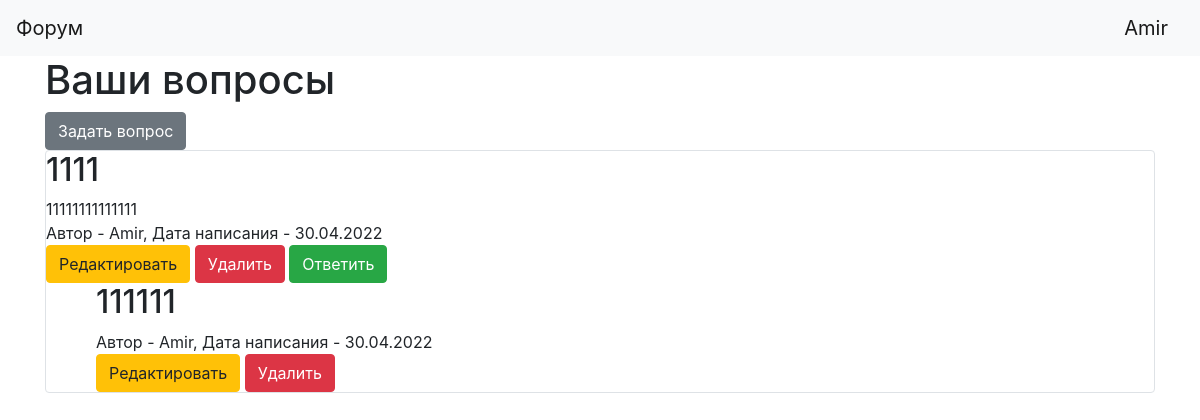
Page / (signed in) on the earlier database version.
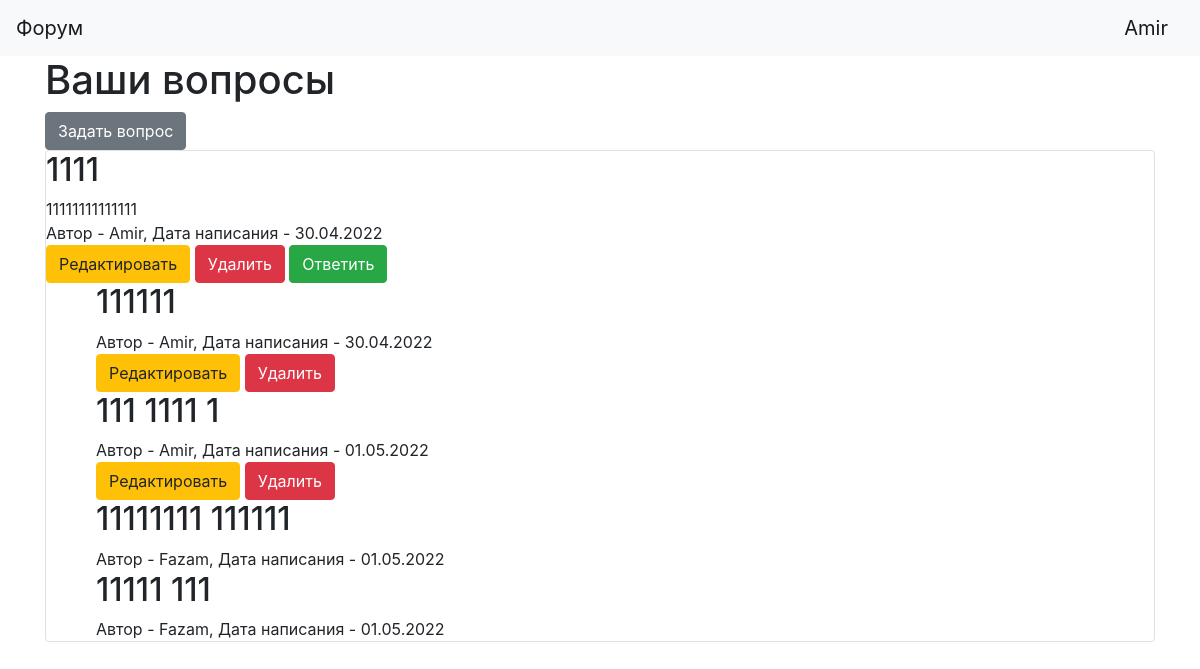
Same page on the later database version.
### data/question.py (models this page shows)
class Question(SqlAlchemyBase):
    __tablename__ = 'questions'
    id = sqlalchemy.Column(sqlalchemy.Integer,
                           primary_key=True, autoincrement=True)
    title = sqlalchemy.Column(sqlalchemy.String, nullable=True)
    content = sqlalchemy.Column(sqlalchemy.String, nullable=True)
    created_date = sqlalchemy.Column(sqlalchemy.String,
                                     default=datetime.datetime.now().strftime('%d.%m.%Y'))
    user_id = sqlalchemy.Column(sqlalchemy.Integer,
                                sqlalchemy.ForeignKey("users.id"))
    user = orm.relation('User')

### data/user.py (models this page shows, shortened)
class User(SqlAlchemyBase, UserMixin):
    __tablename__ = 'users'
    id = sqlalchemy.Column(sqlalchemy.Integer,
                           primary_key=True, autoincrement=True)
    name = sqlalchemy.Column(sqlalchemy.String, nullable=True)
    about = sqlalchemy.Column(sqlalchemy.String, nullable=True)
    email = sqlalchemy.Column(sqlalchemy.String,
                              index=True, unique=True, nullable=True)
    hashed_password = sqlalchemy.Column(sqlalchemy.String, nullable=True)
    created_date = sqlalchemy.Column(sqlalchemy.String,
                                     default=datetime.datetime.now().strftime('%d.%m.%Y'))
    questions = orm.relation("Question", back_populates='user')
    answers = orm.relation("Answer", back_populates='user')

### data/answer.py (models this page shows)
class Answer(SqlAlchemyBase):
    __tablename__ = 'answers'
    id = sqlalchemy.Column(sqlalchemy.Integer,
                           primary_key=True, autoincrement=True)
    content = sqlalchemy.Column(sqlalchemy.String, nullable=True)
    created_date = sqlalchemy.Column(sqlalchemy.String,
                                     default=datetime.datetime.now().strftime('%d.%m.%Y'))
    question_id = sqlalchemy.Column(sqlalchemy.Integer, sqlalchemy.ForeignKey("questions.id"))
    user_id = sqlalchemy.Column(sqlalchemy.Integer,
                                sqlalchemy.ForeignKey("users.id"))
    user = orm.relation('User')

### main.py (the view)
@app.route('/')
def index():
    db_sess = db_session.create_session()
    questions = []
    answers = []
    if current_user.is_authenticated:
        questions = db_sess.query(Question).filter(Question.user == current_user)
        for question in questions:
            answer = db_sess.query(Answer).filter(Answer.question_id == question.id)
            answers.append(answer)
    else:
        redirect('/login')
    return render_template('index.html', question=questions,
                           current_user=current_user, answers=answers,
                           title='Ваши вопросы')

### data/db_session.py (called while the page is built)
def create_session() -> Session:
    global __factory
    return __factory()

### main.py (called while the page is built)
@login_manager.user_loader
def load_user(user_id):
    db_sess = db_session.create_session()
    return db_sess.query(User).get(user_id)

### templates/index.html
{% extends "base.html" %}
{% block content %}
<h1>Ваши вопросы</h1>
{% if current_user.is_authenticated %}
    <a href="question" class="btn btn-secondary">Задать вопрос</a>
{% endif %}
{% for item in question%}
<div class="col-md6 border rounded">
    <h2>{{item.title}}</h2>
    <div>
        {{item.content}}
    </div>
    <div>
        Автор - {{item.user.name}}, Дата написания - {{item.created_date}}
    </div>
    {% if current_user.is_authenticated and current_user == item.user %}
        <div>
            <a href="/question/{{ item.id }}" class="btn btn-warning">
                Редактировать
            </a>
            <a href="/question_delete/{{ item.id }}" class="btn btn-danger">
                Удалить
            </a>
            <a href="/new_answer/{{ item.id }}" class="btn btn-success">
                Ответить
            </a>
        </div>
    {% endif %}
    {% set loop_index = loop.index0 %}
    {% for answer in answers[loop_index] %}
    <div style="padding-left:50px">
        <h2>{{answer.content}}</h2>
        <div>
            Автор - {{answer.user.name}}, Дата написания - {{answer.created_date}}
        </div>
        {% if current_user.is_authenticated and current_user == answer.user %}
            <div>
                <a href="/answer/{{ answer.id }}" class="btn btn-warning">
                    Редактировать
                </a>
                <a href="/answer_delete/{{ answer.id }}" class="btn btn-danger">
                    Удалить
                </a>
            </div>
        {% endif %}
    </div>
    {% endfor %}
</div>
{% endfor %}
{% endblock %}

Differences in the rows shown:
added Answer: content "111 1111 1", user.name "Amir", created_date "01.05.2022"
added Answer: content "11111111 111111", user.name "Fazam", created_date "01.05.2022"
added Answer: content "11111 111", user.name "Fazam", created_date "01.05.2022"
